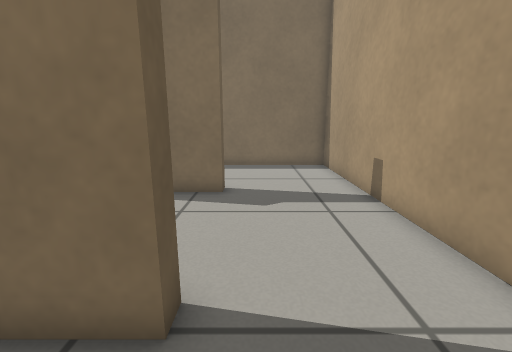
view 1 (above)

16 first-person views from a walk through a world built for the Gazebo simulator. The camera is 0.59 m above the floor, tilts 12° down and sees 90° across. The floor is counted in squares, 0.25 m on a side. Each view is taken from the middle of a square. On the plan, view 1 faces up. The plan holds only what a view shows up to about 17 squares ahead; the rest is blank. The robots in the file are not drawn.

view 2
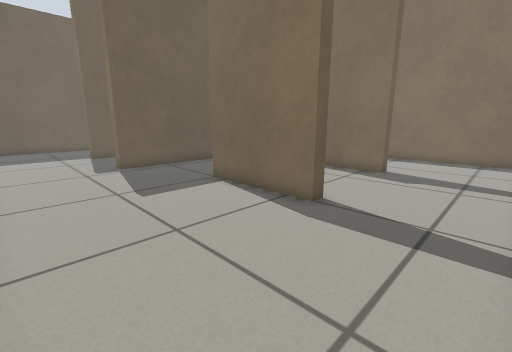

view 3
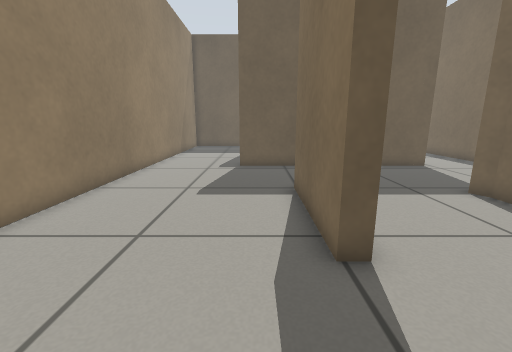

view 4
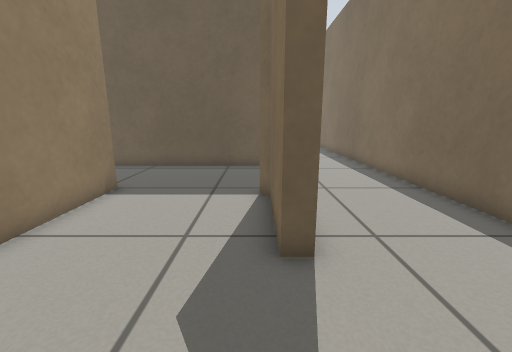

view 5
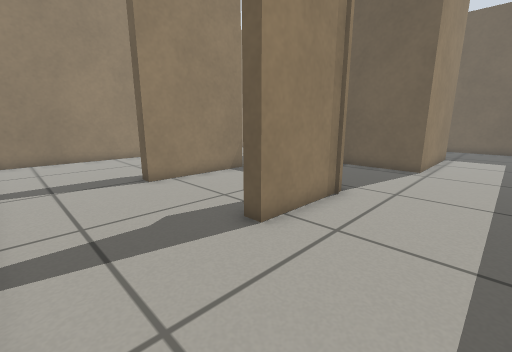

view 6
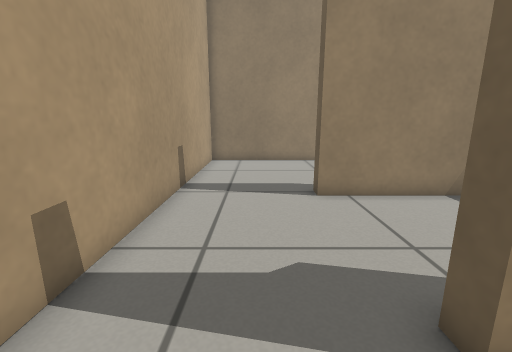

view 7
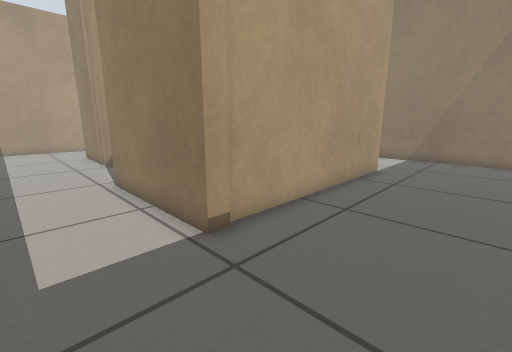

view 8
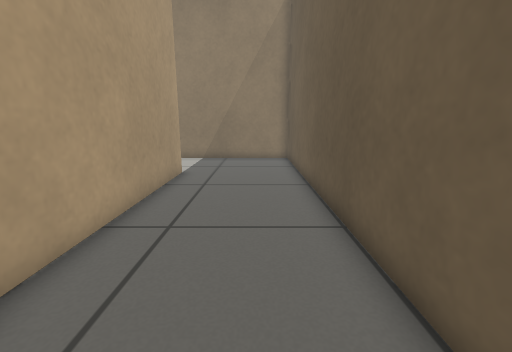

view 9
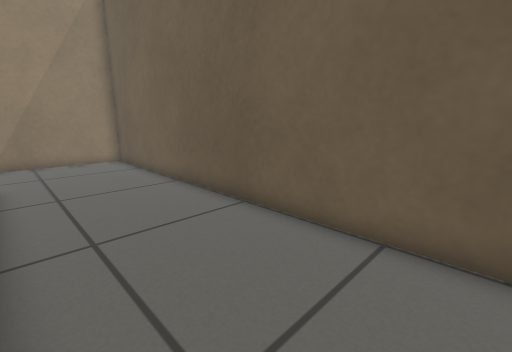

view 10
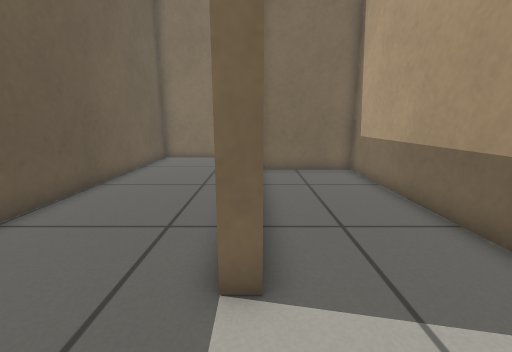

view 11
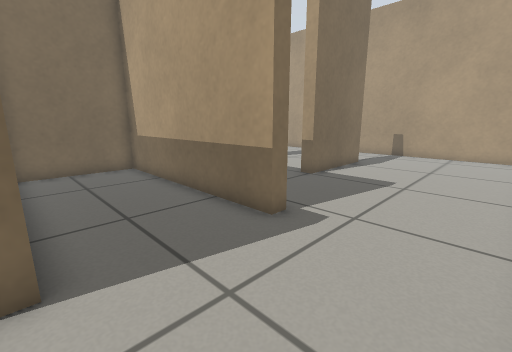

view 12
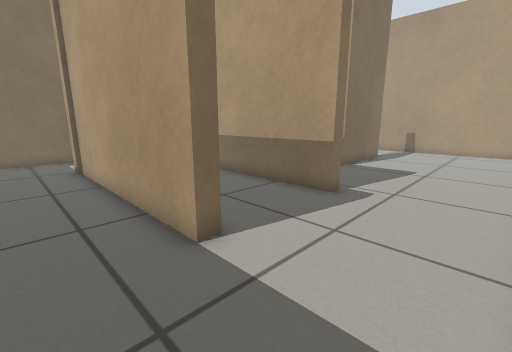

view 13
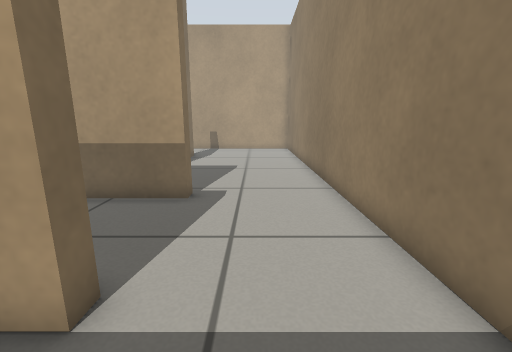

view 14
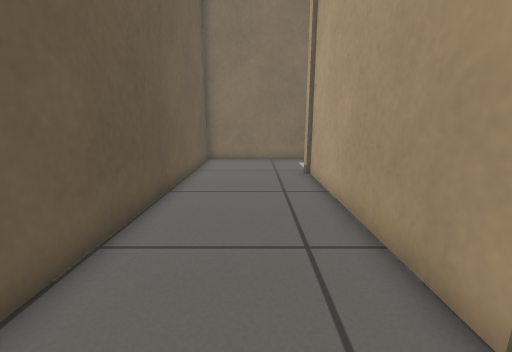

view 15
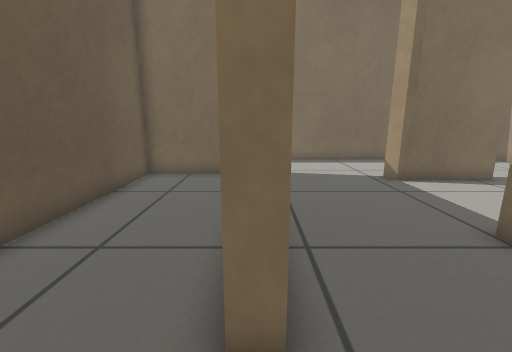

view 16
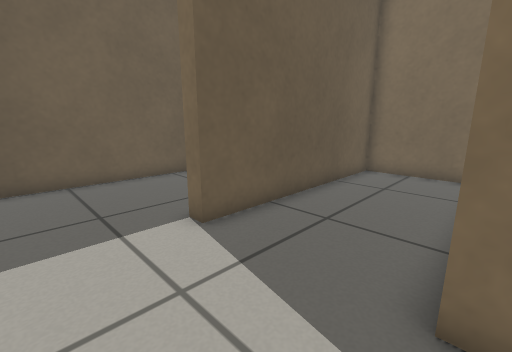

### Floor plan
Points are (right, up) in squares from view 1. A wall is a line through its corners. A room is listed if a view was taken in it or the views show most of it. See-through windows are left out.
Room 1 (views 1, 2, 3, 4, 5, 6)
walls: (-0.9, 2.4) (-6, 2.4) (-6, 3) (-1.1, 3) (-1.1, 2.4); (-5.2, 9) (-1.1, 9) (-1.1, 8.4) (-4.8, 8.4) (-5.3, 8.1) (-5.6, 8.6) (-4.7, 9.2); (-10.4, -4.8) (3.7, -4.8) (3.7, 14) (-16.4, 14); (-16.7, 10.1) (-10.7, 10.1) (-10.7, 0.1)
ways out: opening at (-17, 12) to room 2; opening at (-11, -2) to room 3
Room 2 (views 7, 8, 9, 12, 13, 14)
walls: (-16.7, 9.5) (-16.7, 10.1); (-16.5, 0.1) (-16.5, 9.6); (-16.4, 14) (-22.1, 14) (-22.1, -4.8) (-16.4, -4.8)
ways out: opening at (-17, 12) to room 1; opening at (-16, -2) to room 3
Room 3 (views 10, 11, 15, 16)
walls: (-10.7, 0.1) (-11.3, 0.1) (-11.3, 9.5) (-15.9, 9.5) (-15.9, 0.1) (-16.5, 0.1); (-16.4, -4.8) (-10.4, -4.8)
ways out: opening at (-11, -2) to room 1; opening at (-16, -2) to room 2

Where each view was taken, in squares from view 1:
view 1: 0 up, 0 right, facing up
view 2: 4 down, 3 right, facing up-left
view 3: 1 up, 3 right, facing left
view 4: 8 up, 3 right, facing left
view 5: 13 up, 3 right, facing down-left
view 6: 11 up, 1 right, facing down
view 7: 13 up, 21 left, facing down-right
view 8: 12 up, 20 left, facing down
view 9: 12 up, 17 left, facing down-left
view 10: 3 down, 16 left, facing up
view 11: 4 down, 16 left, facing up-right
view 12: 4 down, 19 left, facing up-right
view 13: 2 down, 19 left, facing right
view 14: 2 down, 19 left, facing up
view 15: 2 down, 11 left, facing up
view 16: 3 down, 11 left, facing up-left
